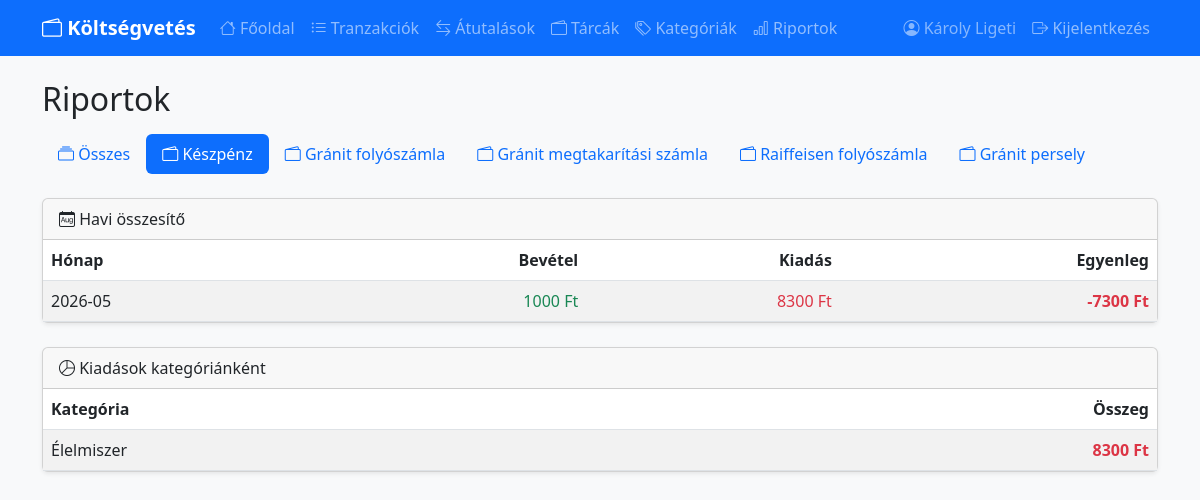
The page /reports?wallet=1 (signed in) on the database its author committed.
### tables this page shows
CREATE TABLE users (
            id INTEGER PRIMARY KEY AUTOINCREMENT,
            google_id TEXT UNIQUE NOT NULL,
            name TEXT,
            email TEXT
        );

CREATE TABLE wallets (
        id INTEGER PRIMARY KEY AUTOINCREMENT,
        name TEXT NOT NULL,
        description TEXT);

CREATE TABLE categories (
            id INTEGER PRIMARY KEY AUTOINCREMENT,
            name TEXT NOT NULL,
            type TEXT NOT NULL CHECK(type IN ('income', 'expense'))
        );

### main.py (the view)
@app.route('/reports')
@login_required
def reports():
    conn = get_db()
    wallets = conn.execute("SELECT * FROM wallets ORDER BY id").fetchall()
    active = get_active_wallet(wallets)
    if active == 'all':
        monthly = conn.execute('''
            SELECT strftime('%Y-%m', date) as month,
                SUM(CASE WHEN type='income' THEN amount ELSE 0 END) as income,
                SUM(CASE WHEN type='expense' THEN amount ELSE 0 END) as expense
            FROM transactions
            GROUP BY month ORDER BY month DESC LIMIT 12''').fetchall()
        by_category = conn.execute('''
            SELECT c.name, SUM(t.amount) as total
            FROM transactions t JOIN categories c ON t.category_id = c.id
            WHERE t.type='expense'
            GROUP BY c.name ORDER BY total DESC''').fetchall()
    else:
        monthly = conn.execute('''
            SELECT strftime('%Y-%m', date) as month,
                SUM(CASE WHEN type='income' THEN amount ELSE 0 END) as income,
                SUM(CASE WHEN type='expense' THEN amount ELSE 0 END) as expense
            FROM transactions WHERE wallet_id=?
            GROUP BY month ORDER BY month DESC LIMIT 12''', (active,)).fetchall()
        by_category = conn.execute('''
            SELECT c.name, SUM(t.amount) as total
            FROM transactions t JOIN categories c ON t.category_id = c.id
            WHERE t.type='expense' AND t.wallet_id=?
            GROUP BY c.name ORDER BY total DESC''', (active,)).fetchall()
    conn.close()
    return render_template('reports.html', monthly=monthly, by_category=by_category,
                           wallets=wallets, active_wallet=active)

### main.py (called while the page is built)
@login_manager.user_loader
def load_user(user_id):
    conn = get_db()
    row = conn.execute("SELECT * FROM users WHERE id=?", (user_id,)).fetchone()
    conn.close()
    if row:
        return User(row["id"], row["name"], row["email"])
    return None

def get_db():
    conn = sqlite3.connect(DATABASE)
    conn.row_factory = sqlite3.Row
    return conn

def get_active_wallet(wallets):
    w = request.args.get('wallet', 'all')
    if w == 'all':
        return 'all'
    try:
        w = int(w)
        if any(wl['id'] == w for wl in wallets):
            return w
    except (ValueError, TypeError):
        pass
    return 'all'

### templates/reports.html
{% extends 'base.html' %}
{% block content %}
<h2 class="mb-3">Riportok</h2>
<ul class="nav nav-pills mb-4">
    <li class="nav-item">
        <a class="nav-link {% if active_wallet == 'all' %}active{% endif %}" href="?wallet=all">
            <i class="bi bi-collection"></i> Összes
        </a>
    </li>
    {% for w in wallets %}
    <li class="nav-item">
        <a class="nav-link {% if active_wallet == w.id %}active{% endif %}" href="?wallet={{ w.id }}">
            <i class="bi bi-wallet2"></i> {{ w.name }}
        </a>
    </li>
    {% endfor %}
</ul>
<div class="card shadow-sm mb-4">
    <div class="card-header"><i class="bi bi-calendar-month"></i> Havi összesítő</div>
    <div class="card-body p-0">
        <table class="table table-striped mb-0">
            <thead>
                <tr>
                    <th>Hónap</th>
                    <th class="text-end">Bevétel</th>
                    <th class="text-end">Kiadás</th>
                    <th class="text-end">Egyenleg</th>
                </tr>
            </thead>
            <tbody>
                {% for m in monthly %}
                {% set bal = m.income - m.expense %}
                <tr>
                    <td>{{ m.month }}</td>
                    <td class="text-end text-success">{{ "%.0f"|format(m.income) }} Ft</td>
                    <td class="text-end text-danger">{{ "%.0f"|format(m.expense) }} Ft</td>
                    <td class="text-end fw-bold {{ 'text-success' if bal >= 0 else 'text-danger' }}">
                        {{ "%.0f"|format(bal) }} Ft
                    </td>
                </tr>
                {% else %}
                <tr><td colspan="4" class="text-center text-muted py-3">Még nincsenek adatok</td></tr>
                {% endfor %}
            </tbody>
        </table>
    </div>
</div>
<div class="card shadow-sm">
    <div class="card-header"><i class="bi bi-pie-chart"></i> Kiadások kategóriánként</div>
    <div class="card-body p-0">
        <table class="table table-striped mb-0">
            <thead>
                <tr>
                    <th>Kategória</th>
                    <th class="text-end">Összeg</th>
                </tr>
            </thead>
            <tbody>
                {% for c in by_category %}
                <tr>
                    <td>{{ c.name }}</td>
                    <td class="text-end text-danger fw-bold">{{ "%.0f"|format(c.total) }} Ft</td>
                </tr>
                {% else %}
                <tr><td colspan="2" class="text-center text-muted py-3">Még nincsenek adatok</td></tr>
                {% endfor %}
            </tbody>
        </table>
    </div>
</div>
{% endblock %}

### templates/base.html (shortened to what this page needs)
<!DOCTYPE html>
<html lang="hu">
<head>
    <link href="https://cdn.jsdelivr.net/npm/bootstrap@5.3.0/dist/css/bootstrap.min.css" rel="stylesheet">
    <link href="https://cdn.jsdelivr.net/npm/bootstrap-icons@1.10.0/font/bootstrap-icons.css" rel="stylesheet">
</head>
<body class="bg-light">
    <nav class="navbar navbar-expand-lg navbar-dark bg-primary">
        <div class="container">
            <a class="navbar-brand fw-bold" href="/"><i class="bi bi-wallet2"></i> Költségvetés</a>
            <div class="collapse navbar-collapse" id="navmenu">
                <div class="navbar-nav me-auto">
                    {% if current_user.is_authenticated %}
                    <a class="nav-link" href="/"><i class="bi bi-house"></i> Főoldal</a>
                    <a class="nav-link" href="/transactions"><i class="bi bi-list-ul"></i> Tranzakciók</a>
                    <a class="nav-link" href="/transfers"><i class="bi bi-arrow-left-right"></i> Átutalások</a>
                    <a class="nav-link" href="/wallets"><i class="bi bi-wallet2"></i> Tárcák</a>
                    <a class="nav-link" href="/categories"><i class="bi bi-tags"></i> Kategóriák</a>
                    <a class="nav-link" href="/reports"><i class="bi bi-bar-chart"></i> Riportok</a>
                    {% endif %}
                </div>
                <div class="navbar-nav ms-auto">
                    {% if current_user.is_authenticated %}
                    <span class="nav-link text-white-50"><i class="bi bi-person-circle"></i> {{ current_user.name }}</span>
                    <a class="nav-link" href="/logout"><i class="bi bi-box-arrow-right"></i> Kijelentkezés</a>
                    {% endif %}
                </div>
            </div>
        </div>
    </nav>
    <div class="container mt-4">
        {% block content %}{% endblock %}
    </div>
</body>
</html>

### rows shown on the page
users: name "Károly Ligeti"
wallets: name "Készpénz"
wallets: name "Gránit folyószámla"
wallets: name "Gránit megtakarítási számla"
wallets: name "Raiffeisen folyószámla"
wallets: name "Gránit persely"
categories: name "Élelmiszer", total "8300"

### other values the page prints
{{ m.month }} "2026-05"
{{ "%.0f"|format(m.income) }} "1000"
{{ "%.0f"|format(m.expense) }} "8300"
{{ "%.0f"|format(bal) }} "-7300"
